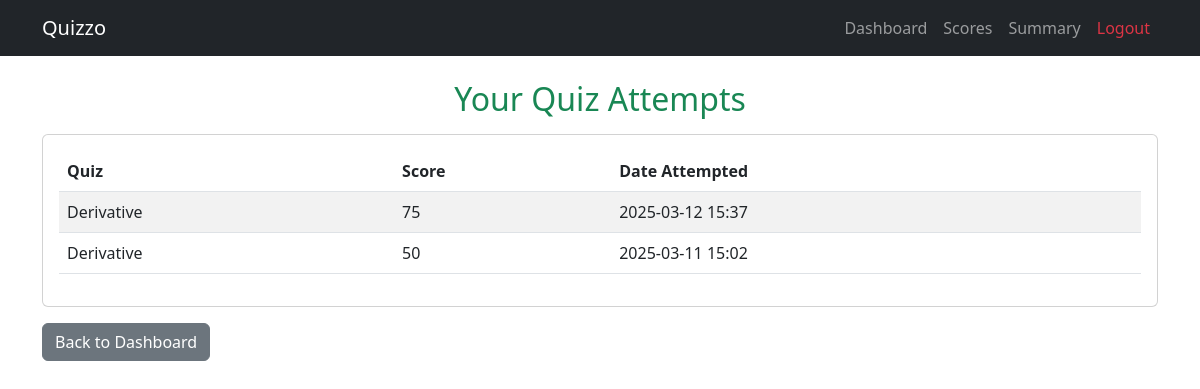
Screenshot of /score (signed in) with the database file from the repository.
### app.py (models this page shows)
class Chapter(db.Model):
    __tablename__ = 'chapters'
    id = db.Column(db.Integer, primary_key=True)
    name = db.Column(db.String(120), nullable=False)
    description = db.Column(db.Text)
    subject_id = db.Column(db.Integer, db.ForeignKey('subjects.id'), nullable=False)
    subject = db.relationship('Subject', back_populates='chapters')
    quizzes = db.relationship('Quiz', back_populates='chapter')
    total_attempts = db.Column(db.Integer, default=0)#helpful to display most attempting chapter

class Score(db.Model):
    __tablename__ = 'scores'
    id = db.Column(db.Integer, primary_key=True)
    user_id = db.Column(db.Integer, db.ForeignKey('users.id'), nullable=False)
    quiz_id = db.Column(db.Integer, db.ForeignKey('quizzes.id'), nullable=False)
    score = db.Column(db.Integer, nullable=False)
    attempt_date = db.Column(db.DateTime, default=datetime.utcnow)
    user = db.relationship('User', back_populates='scores')
    quiz = db.relationship('Quiz', back_populates='scores')

### app.py (the view)
@app.route('/score')
def score():
    if 'user_id' not in session:
        return redirect(url_for('login'))
    user = User.query.get(session['user_id'])
    if not user or user.role != 'user':
        return redirect(url_for('home'))
    quiz_attempts = Score.query.filter_by(user_id=user.id).order_by(Score.attempt_date.desc()).all()
    quiz_data = []
    for attempt in quiz_attempts:
        quiz = Quiz.query.get(attempt.quiz_id)
        if quiz:  # Ensure quiz exists
            quiz_data.append({
                "quiz": quiz,
                "score": attempt.score,
                "attempt_date": attempt.attempt_date
            })
    return render_template('us_scores.html', user=user, quiz_attempts=quiz_data)

### templates/us_scores.html (shortened to what this page needs)
{% extends "base.html" %}
{% block navbar %}{% include "user_nav.html" %}{% endblock %}
{% block content %}
<div class="container mt-4">
    <h2 class="text-center text-success">Your Quiz Attempts</h2>
    <div class="card mt-3">
        <div class="card-body">
            {% if quiz_attempts %}
            <div class="table-responsive">
                <table class="table table-striped">
                    <thead>
                        <tr>
                            <th>Quiz</th>
                            <th>Score</th>
                            <th>Date Attempted</th>
                        </tr>
                    </thead>
                    <tbody>
                        {% for attempt in quiz_attempts %}
                        <tr>
                            <td>{{ attempt.quiz.chapter.name }}</td>
                            <td>{{ attempt.score }}</td>
                            <td>{{ attempt.attempt_date.strftime('%Y-%m-%d %H:%M') }}</td>
                        </tr>
                        {% endfor %}
                    </tbody>
                </table>
            </div>
            {% else %}
            <p class="text-muted">You haven’t attempted any quizzes yet.</p>
            {% endif %}
        </div>
    </div>
    <div class="mt-3">
        <a href="{{ url_for('ud') }}" class="btn btn-secondary">Back to Dashboard</a>
    </div>
</div>
{% endblock %}

### rows the page displays
Chapter: quiz.chapter.name "Derivative" "Derivative"
Score: attempt_date "2025-03-12 15:37"
Score: attempt_date "2025-03-11 15:02"

### other values shown
{{ attempt.score }} "75" "50"
